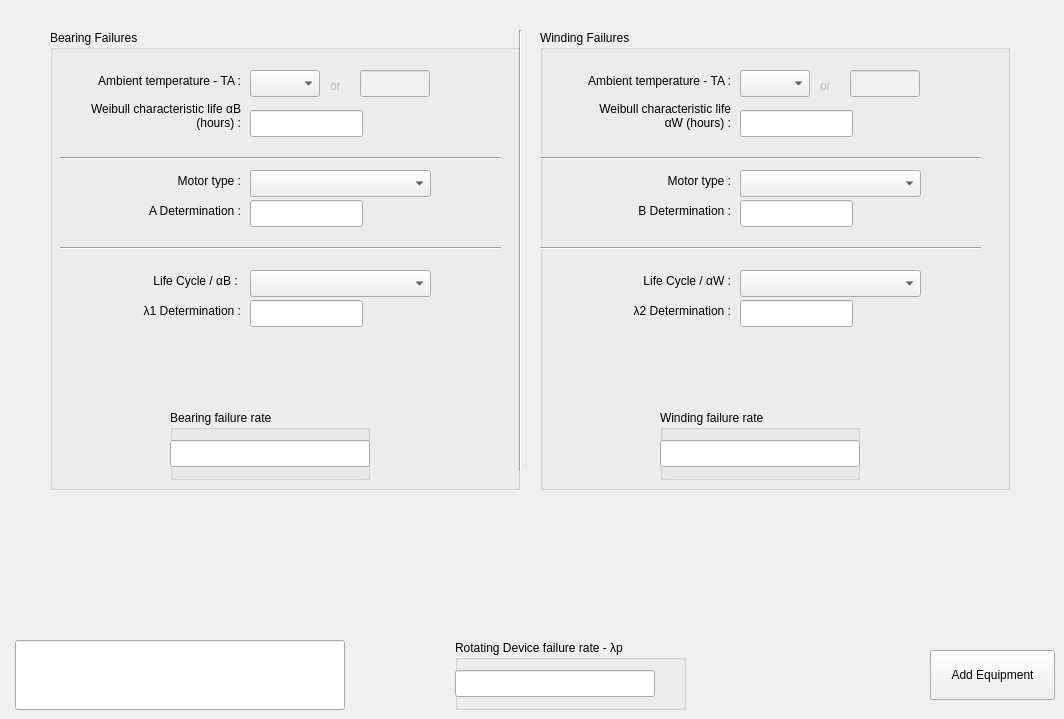
    <widget class="QWidget" name="tab_rd">
     <attribute name="title">
      <string>Rotating Devices, Motors</string>
     </attribute>
     <widget class="QGroupBox" name="groupBox_bearings">
      <property name="geometry">
       <rect>
        <x>50</x>
        <y>30</y>
        <width>470</width>
        <height>460</height>
       </rect>
      </property>
      <property name="title">
       <string>Bearing Failures</string>
      </property>
      <widget class="QLabel" name="label_rd_bearing_ambient_temperature">
       <property name="geometry">
        <rect>
         <x>0</x>
         <y>40</y>
         <width>191</width>
         <height>21</height>
        </rect>
       </property>
       <property name="text">
        <string>Ambient temperature - TA :</string>
       </property>
       <property name="alignment">
        <set>Qt::AlignRight|Qt::AlignTrailing|Qt::AlignVCenter</set>
       </property>
       <property name="wordWrap">
        <bool>true</bool>
       </property>
      </widget>
      <widget class="QComboBox" name="comboBox_rd_bearing_ambient_temperature">
       <property name="geometry">
        <rect>
         <x>200</x>
         <y>40</y>
         <width>70</width>
         <height>27</height>
        </rect>
       </property>
       <property name="currentText">
        <string/>
       </property>
      </widget>
      <widget class="QLabel" name="label_rd_bearing_characteristic_life">
       <property name="geometry">
        <rect>
         <x>40</x>
         <y>70</y>
         <width>151</width>
         <height>31</height>
        </rect>
       </property>
       <property name="text">
        <string>Weibull characteristic life αB (hours) :</string>
       </property>
       <property name="alignment">
        <set>Qt::AlignRight|Qt::AlignTrailing|Qt::AlignVCenter</set>
       </property>
       <property name="wordWrap">
        <bool>true</bool>
       </property>
      </widget>
      <widget class="QLineEdit" name="lineEdit_rd_bearing_characteristic_life">
       <property name="geometry">
        <rect>
         <x>200</x>
         <y>80</y>
         <width>113</width>
         <height>27</height>
        </rect>
       </property>
       <property name="readOnly">
        <bool>true</bool>
       </property>
      </widget>
      <widget class="QLabel" name="label_rd_bearing_motor_type">
       <property name="geometry">
        <rect>
         <x>60</x>
         <y>140</y>
         <width>131</width>
         <height>21</height>
        </rect>
       </property>
       <property name="text">
        <string>Motor type :</string>
       </property>
       <property name="alignment">
        <set>Qt::AlignRight|Qt::AlignTrailing|Qt::AlignVCenter</set>
       </property>
       <property name="wordWrap">
        <bool>true</bool>
       </property>
      </widget>
      <widget class="QComboBox" name="comboBox_rd_bearing_motor_type">
       <property name="geometry">
        <rect>
         <x>200</x>
         <y>140</y>
         <width>181</width>
         <height>27</height>
        </rect>
       </property>
       <property name="currentText">
        <string/>
       </property>
      </widget>
      <widget class="QLineEdit" name="lineEdit_rd_bearing_a_determination">
       <property name="geometry">
        <rect>
         <x>200</x>
         <y>170</y>
         <width>113</width>
         <height>27</height>
        </rect>
       </property>
       <property name="readOnly">
        <bool>true</bool>
       </property>
      </widget>
      <widget class="QLabel" name="label_rd_bearing_a_determination">
       <property name="geometry">
        <rect>
         <x>60</x>
         <y>170</y>
         <width>131</width>
         <height>21</height>
        </rect>
       </property>
       <property name="text">
        <string>A Determination :</string>
       </property>
       <property name="alignment">
        <set>Qt::AlignRight|Qt::AlignTrailing|Qt::AlignVCenter</set>
       </property>
       <property name="wordWrap">
        <bool>true</bool>
       </property>
      </widget>
      <widget class="QLabel" name="label_rd_bearing_lambda1_determination">
       <property name="geometry">
        <rect>
         <x>60</x>
         <y>270</y>
         <width>131</width>
         <height>21</height>
        </rect>
       </property>
       <property name="text">
        <string>λ1 Determination :</string>
       </property>
       <property name="alignment">
        <set>Qt::AlignRight|Qt::AlignTrailing|Qt::AlignVCenter</set>
       </property>
       <property name="wordWrap">
        <bool>true</bool>
       </property>
      </widget>
      <widget class="QLineEdit" name="lineEdit_rd_bearing_lambda1_determination">
       <property name="geometry">
        <rect>
         <x>200</x>
         <y>270</y>
         <width>113</width>
         <height>27</height>
        </rect>
       </property>
       <property name="readOnly">
        <bool>true</bool>
       </property>
      </widget>
      <widget class="QComboBox" name="comboBox_rd_bearing_LC">
       <property name="geometry">
        <rect>
         <x>200</x>
         <y>240</y>
         <width>181</width>
         <height>27</height>
        </rect>
       </property>
       <property name="currentText">
        <string/>
       </property>
      </widget>
      <widget class="QLabel" name="label_rd_bearing_LC">
       <property name="geometry">
        <rect>
         <x>60</x>
         <y>240</y>
         <width>131</width>
         <height>21</height>
        </rect>
       </property>
       <property name="text">
        <string>Life Cycle / αB : </string>
       </property>
       <property name="alignment">
        <set>Qt::AlignRight|Qt::AlignTrailing|Qt::AlignVCenter</set>
       </property>
       <property name="wordWrap">
        <bool>true</bool>
       </property>
      </widget>
      <widget class="QGroupBox" name="groupBox_rd_bearing_fr">
       <property name="geometry">
        <rect>
         <x>120</x>
         <y>380</y>
         <width>200</width>
         <height>70</height>
        </rect>
       </property>
       <property name="title">
        <string>Bearing failure rate</string>
       </property>
       <widget class="QLineEdit" name="lineEdit_rd_bearing_fr">
        <property name="geometry">
         <rect>
          <x>0</x>
          <y>30</y>
          <width>200</width>
          <height>27</height>
         </rect>
        </property>
        <property name="readOnly">
         <bool>true</bool>
        </property>
       </widget>
      </widget>
      <widget class="QLabel" name="label_9">
       <property name="enabled">
        <bool>false</bool>
       </property>
       <property name="geometry">
        <rect>
         <x>280</x>
         <y>40</y>
         <width>21</width>
         <height>31</height>
        </rect>
       </property>
       <property name="text">
        <string>or</string>
       </property>
      </widget>
      <widget class="QLineEdit" name="lineEdit_rd_bearing_ambient_temperature">
       <property name="enabled">
        <bool>false</bool>
       </property>
       <property name="geometry">
        <rect>
         <x>310</x>
         <y>40</y>
         <width>70</width>
         <height>27</height>
        </rect>
       </property>
       <property name="dragEnabled">
        <bool>false</bool>
       </property>
      </widget>
      <widget class="Line" name="line_12">
       <property name="geometry">
        <rect>
         <x>10</x>
         <y>120</y>
         <width>441</width>
         <height>16</height>
        </rect>
       </property>
       <property name="orientation">
        <enum>Qt::Horizontal</enum>
       </property>
      </widget>
      <widget class="Line" name="line_33">
       <property name="geometry">
        <rect>
         <x>10</x>
         <y>210</y>
         <width>441</width>
         <height>16</height>
        </rect>
       </property>
       <property name="orientation">
        <enum>Qt::Horizontal</enum>
       </property>
      </widget>
     </widget>
     <widget class="QGroupBox" name="groupBox_winding">
      <property name="geometry">
       <rect>
        <x>540</x>
        <y>30</y>
        <width>470</width>
        <height>460</height>
       </rect>
      </property>
      <property name="title">
       <string>Winding Failures</string>
      </property>
      <widget class="QLabel" name="label_rd_winding_ambient_temperature">
       <property name="geometry">
        <rect>
         <x>0</x>
         <y>40</y>
         <width>191</width>
         <height>21</height>
        </rect>
       </property>
       <property name="text">
        <string>Ambient temperature - TA :</string>
       </property>
       <property name="alignment">
        <set>Qt::AlignRight|Qt::AlignTrailing|Qt::AlignVCenter</set>
       </property>
       <property name="wordWrap">
        <bool>true</bool>
       </property>
      </widget>
      <widget class="QComboBox" name="comboBox_rd_winding_ambient_temperature">
       <property name="geometry">
        <rect>
         <x>200</x>
         <y>40</y>
         <width>70</width>
         <height>27</height>
        </rect>
       </property>
       <property name="currentText">
        <string/>
       </property>
      </widget>
      <widget class="QLabel" name="label_rd_winding_characteristic_life">
       <property name="geometry">
        <rect>
         <x>40</x>
         <y>70</y>
         <width>151</width>
         <height>31</height>
        </rect>
       </property>
       <property name="text">
        <string>Weibull characteristic life αW (hours) :</string>
       </property>
       <property name="alignment">
        <set>Qt::AlignRight|Qt::AlignTrailing|Qt::AlignVCenter</set>
       </property>
       <property name="wordWrap">
        <bool>true</bool>
       </property>
      </widget>
      <widget class="QLineEdit" name="lineEdit_rd_winding_characteristic_life">
       <property name="geometry">
        <rect>
         <x>200</x>
         <y>80</y>
         <width>113</width>
         <height>27</height>
        </rect>
       </property>
       <property name="readOnly">
        <bool>true</bool>
       </property>
      </widget>
      <widget class="QLabel" name="label_rd_winding_motor_type">
       <property name="geometry">
        <rect>
         <x>60</x>
         <y>140</y>
         <width>131</width>
         <height>21</height>
        </rect>
       </property>
       <property name="text">
        <string>Motor type :</string>
       </property>
       <property name="alignment">
        <set>Qt::AlignRight|Qt::AlignTrailing|Qt::AlignVCenter</set>
       </property>
       <property name="wordWrap">
        <bool>true</bool>
       </property>
      </widget>
      <widget class="QComboBox" name="comboBox_rd_winding_motor_type">
       <property name="geometry">
        <rect>
         <x>200</x>
         <y>140</y>
         <width>181</width>
         <height>27</height>
        </rect>
       </property>
       <property name="currentText">
        <string/>
       </property>
      </widget>
      <widget class="QLineEdit" name="lineEdit_rd_winding_b_determination">
       <property name="geometry">
        <rect>
         <x>200</x>
         <y>170</y>
         <width>113</width>
         <height>27</height>
        </rect>
       </property>
       <property name="readOnly">
        <bool>true</bool>
       </property>
      </widget>
      <widget class="QLabel" name="label_rd_winding_b_determination">
       <property name="geometry">
        <rect>
         <x>60</x>
         <y>170</y>
         <width>131</width>
         <height>21</height>
        </rect>
       </property>
       <property name="text">
        <string>B Determination :</string>
       </property>
       <property name="alignment">
        <set>Qt::AlignRight|Qt::AlignTrailing|Qt::AlignVCenter</set>
       </property>
       <property name="wordWrap">
        <bool>true</bool>
       </property>
      </widget>
      <widget class="QLabel" name="label_rd_winding_lambda2_determination">
       <property name="geometry">
        <rect>
         <x>60</x>
         <y>270</y>
         <width>131</width>
         <height>21</height>
        </rect>
       </property>
       <property name="text">
        <string>λ2 Determination :</string>
       </property>
       <property name="alignment">
        <set>Qt::AlignRight|Qt::AlignTrailing|Qt::AlignVCenter</set>
       </property>
       <property name="wordWrap">
        <bool>true</bool>
       </property>
      </widget>
      <widget class="QLineEdit" name="lineEdit_rd_winding_lambda2_determination">
       <property name="geometry">
        <rect>
         <x>200</x>
         <y>270</y>
         <width>113</width>
         <height>27</height>
        </rect>
       </property>
       <property name="readOnly">
        <bool>true</bool>
       </property>
      </widget>
      <widget class="QComboBox" name="comboBox_rd_winding_LC">
       <property name="geometry">
        <rect>
         <x>200</x>
         <y>240</y>
         <width>181</width>
         <height>27</height>
        </rect>
       </property>
       <property name="currentText">
        <string/>
       </property>
      </widget>
      <widget class="QLabel" name="label_rd_winding_LC">
       <property name="geometry">
        <rect>
         <x>60</x>
         <y>240</y>
         <width>131</width>
         <height>21</height>
        </rect>
       </property>
       <property name="text">
        <string>Life Cycle / αW :</string>
       </property>
       <property name="alignment">
        <set>Qt::AlignRight|Qt::AlignTrailing|Qt::AlignVCenter</set>
       </property>
       <property name="wordWrap">
        <bool>true</bool>
       </property>
      </widget>
      <widget class="QGroupBox" name="groupBox_rd_winding_fr">
       <property name="geometry">
        <rect>
         <x>120</x>
         <y>380</y>
         <width>200</width>
         <height>70</height>
        </rect>
       </property>
       <property name="title">
        <string>Winding failure rate</string>
       </property>
       <widget class="QLineEdit" name="lineEdit_rd_winding_fr">
        <property name="geometry">
         <rect>
          <x>0</x>
          <y>30</y>
          <width>200</width>
          <height>27</height>
         </rect>
        </property>
        <property name="readOnly">
         <bool>true</bool>
        </property>
       </widget>
      </widget>
      <widget class="QLabel" name="label_14">
       <property name="enabled">
        <bool>false</bool>
       </property>
       <property name="geometry">
        <rect>
         <x>280</x>
         <y>40</y>
         <width>21</width>
         <height>31</height>
        </rect>
       </property>
       <property name="text">
        <string>or</string>
       </property>
      </widget>
      <widget class="QLineEdit" name="lineEdit_rd_winding_ambient_temperature">
       <property name="enabled">
        <bool>false</bool>
       </property>
       <property name="geometry">
        <rect>
         <x>310</x>
         <y>40</y>
         <width>70</width>
         <height>27</height>
        </rect>
       </property>
      </widget>
      <widget class="Line" name="line_34">
       <property name="geometry">
        <rect>
         <x>0</x>
         <y>120</y>
         <width>441</width>
         <height>16</height>
        </rect>
       </property>
       <property name="orientation">
        <enum>Qt::Horizontal</enum>
       </property>
      </widget>
      <widget class="Line" name="line_35">
       <property name="geometry">
        <rect>
         <x>0</x>
         <y>210</y>
         <width>441</width>
         <height>16</height>
        </rect>
       </property>
       <property name="orientation">
        <enum>Qt::Horizontal</enum>
       </property>
      </widget>
     </widget>
     <widget class="QPushButton" name="addButton_c_ee_rd">
      <property name="geometry">
       <rect>
        <x>930</x>
        <y>650</y>
        <width>125</width>
        <height>50</height>
       </rect>
      </property>
      <property name="text">
       <string>Add Equipment</string>
      </property>
     </widget>
     <widget class="QLineEdit" name="lineEdit_c_rd_warning_box">
      <property name="geometry">
       <rect>
        <x>15</x>
        <y>640</y>
        <width>330</width>
        <height>70</height>
       </rect>
      </property>
      <property name="readOnly">
       <bool>true</bool>
      </property>
     </widget>
     <widget class="QGroupBox" name="groupBox_rd_lambda_p">
      <property name="geometry">
       <rect>
        <x>455</x>
        <y>640</y>
        <width>231</width>
        <height>70</height>
       </rect>
      </property>
      <property name="title">
       <string>Rotating Device failure rate - λp</string>
      </property>
      <widget class="QLineEdit" name="lineEdit_rd_lamda_p">
       <property name="geometry">
        <rect>
         <x>0</x>
         <y>30</y>
         <width>200</width>
         <height>27</height>
        </rect>
       </property>
       <property name="readOnly">
        <bool>true</bool>
       </property>
      </widget>
     </widget>
     <widget class="Line" name="line_13">
      <property name="geometry">
       <rect>
        <x>510</x>
        <y>30</y>
        <width>20</width>
        <height>441</height>
       </rect>
      </property>
      <property name="orientation">
       <enum>Qt::Vertical</enum>
      </property>
     </widget>
    </widget>
